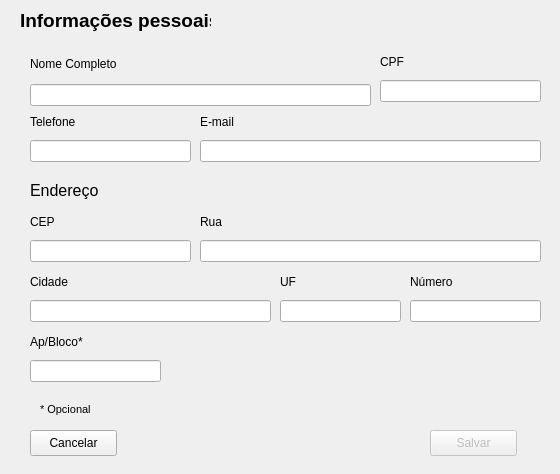
<?xml version="1.0" encoding="UTF-8"?>
<ui version="4.0">
 <class>AddClient</class>
 <widget class="QDialog" name="AddClient">
  <property name="geometry">
   <rect>
    <x>0</x>
    <y>0</y>
    <width>560</width>
    <height>474</height>
   </rect>
  </property>
  <property name="windowTitle">
   <string>Dialog</string>
  </property>
  <widget class="QWidget" name="layoutWidget">
   <property name="geometry">
    <rect>
     <x>30</x>
     <y>110</y>
     <width>161</width>
     <height>52</height>
    </rect>
   </property>
   <layout class="QVBoxLayout" name="verticalLayout_3">
    <item>
     <widget class="QLabel" name="label_phone">
      <property name="text">
       <string>Telefone</string>
      </property>
     </widget>
    </item>
    <item>
     <widget class="QLineEdit" name="phone"/>
    </item>
   </layout>
  </widget>
  <widget class="QWidget" name="layoutWidget_2">
   <property name="geometry">
    <rect>
     <x>200</x>
     <y>110</y>
     <width>341</width>
     <height>52</height>
    </rect>
   </property>
   <layout class="QVBoxLayout" name="verticalLayout_4">
    <item>
     <widget class="QLabel" name="label_email">
      <property name="text">
       <string>E-mail</string>
      </property>
     </widget>
    </item>
    <item>
     <widget class="QLineEdit" name="email"/>
    </item>
   </layout>
  </widget>
  <widget class="QLabel" name="label_5">
   <property name="geometry">
    <rect>
     <x>20</x>
     <y>10</y>
     <width>191</width>
     <height>21</height>
    </rect>
   </property>
   <property name="font">
    <font>
     <pointsize>14</pointsize>
     <bold>true</bold>
    </font>
   </property>
   <property name="text">
    <string>Informações pessoais</string>
   </property>
  </widget>
  <widget class="QLabel" name="label_6">
   <property name="geometry">
    <rect>
     <x>30</x>
     <y>180</y>
     <width>71</width>
     <height>21</height>
    </rect>
   </property>
   <property name="font">
    <font>
     <pointsize>12</pointsize>
     <italic>false</italic>
    </font>
   </property>
   <property name="text">
    <string>Endereço</string>
   </property>
  </widget>
  <widget class="QWidget" name="layoutWidget_3">
   <property name="geometry">
    <rect>
     <x>30</x>
     <y>210</y>
     <width>161</width>
     <height>52</height>
    </rect>
   </property>
   <layout class="QVBoxLayout" name="verticalLayout_5">
    <item>
     <widget class="QLabel" name="label_cep">
      <property name="text">
       <string>CEP</string>
      </property>
     </widget>
    </item>
    <item>
     <widget class="QLineEdit" name="address_cep"/>
    </item>
   </layout>
  </widget>
  <widget class="QWidget" name="layoutWidget_4">
   <property name="geometry">
    <rect>
     <x>200</x>
     <y>210</y>
     <width>341</width>
     <height>52</height>
    </rect>
   </property>
   <layout class="QVBoxLayout" name="verticalLayout_6">
    <item>
     <widget class="QLabel" name="label_street">
      <property name="text">
       <string>Rua</string>
      </property>
     </widget>
    </item>
    <item>
     <widget class="QLineEdit" name="address_street"/>
    </item>
   </layout>
  </widget>
  <widget class="QWidget" name="layoutWidget_5">
   <property name="geometry">
    <rect>
     <x>30</x>
     <y>270</y>
     <width>241</width>
     <height>52</height>
    </rect>
   </property>
   <layout class="QVBoxLayout" name="verticalLayout_7">
    <item>
     <widget class="QLabel" name="label_city">
      <property name="text">
       <string>Cidade</string>
      </property>
     </widget>
    </item>
    <item>
     <widget class="QLineEdit" name="address_city"/>
    </item>
   </layout>
  </widget>
  <widget class="QWidget" name="layoutWidget_6">
   <property name="geometry">
    <rect>
     <x>280</x>
     <y>270</y>
     <width>121</width>
     <height>52</height>
    </rect>
   </property>
   <layout class="QVBoxLayout" name="verticalLayout_8">
    <item>
     <widget class="QLabel" name="label_uf">
      <property name="text">
       <string>UF</string>
      </property>
     </widget>
    </item>
    <item>
     <widget class="QLineEdit" name="address_uf"/>
    </item>
   </layout>
  </widget>
  <widget class="QWidget" name="layoutWidget_7">
   <property name="geometry">
    <rect>
     <x>410</x>
     <y>270</y>
     <width>131</width>
     <height>52</height>
    </rect>
   </property>
   <layout class="QVBoxLayout" name="verticalLayout_9">
    <item>
     <widget class="QLabel" name="label_address_number">
      <property name="text">
       <string>Número</string>
      </property>
     </widget>
    </item>
    <item>
     <widget class="QLineEdit" name="address_number"/>
    </item>
   </layout>
  </widget>
  <widget class="QWidget" name="layoutWidget_8">
   <property name="geometry">
    <rect>
     <x>30</x>
     <y>330</y>
     <width>131</width>
     <height>52</height>
    </rect>
   </property>
   <layout class="QVBoxLayout" name="verticalLayout_10">
    <item>
     <widget class="QLabel" name="label_complement">
      <property name="text">
       <string>Ap/Bloco*</string>
      </property>
     </widget>
    </item>
    <item>
     <widget class="QLineEdit" name="address_optional"/>
    </item>
   </layout>
  </widget>
  <widget class="QPushButton" name="button_save">
   <property name="enabled">
    <bool>false</bool>
   </property>
   <property name="geometry">
    <rect>
     <x>430</x>
     <y>430</y>
     <width>87</width>
     <height>26</height>
    </rect>
   </property>
   <property name="cursor">
    <cursorShape>PointingHandCursor</cursorShape>
   </property>
   <property name="text">
    <string>Salvar</string>
   </property>
  </widget>
  <widget class="QPushButton" name="button_cancel">
   <property name="geometry">
    <rect>
     <x>30</x>
     <y>430</y>
     <width>87</width>
     <height>26</height>
    </rect>
   </property>
   <property name="text">
    <string>Cancelar</string>
   </property>
  </widget>
  <widget class="QLabel" name="label_13">
   <property name="geometry">
    <rect>
     <x>40</x>
     <y>400</y>
     <width>71</width>
     <height>18</height>
    </rect>
   </property>
   <property name="font">
    <font>
     <pointsize>8</pointsize>
    </font>
   </property>
   <property name="text">
    <string>* Opcional</string>
   </property>
  </widget>
  <widget class="QWidget" name="layoutWidget">
   <property name="geometry">
    <rect>
     <x>30</x>
     <y>50</y>
     <width>341</width>
     <height>56</height>
    </rect>
   </property>
   <layout class="QVBoxLayout" name="verticalLayout">
    <item>
     <widget class="QLabel" name="label_name">
      <property name="autoFillBackground">
       <bool>true</bool>
      </property>
      <property name="frameShape">
       <enum>QFrame::NoFrame</enum>
      </property>
      <property name="frameShadow">
       <enum>QFrame::Plain</enum>
      </property>
      <property name="text">
       <string>Nome Completo</string>
      </property>
     </widget>
    </item>
    <item>
     <widget class="QLineEdit" name="name"/>
    </item>
   </layout>
  </widget>
  <widget class="QWidget" name="layoutWidget">
   <property name="geometry">
    <rect>
     <x>380</x>
     <y>50</y>
     <width>161</width>
     <height>52</height>
    </rect>
   </property>
   <layout class="QVBoxLayout" name="verticalLayout_2">
    <item>
     <widget class="QLabel" name="label_cpf">
      <property name="text">
       <string>CPF</string>
      </property>
     </widget>
    </item>
    <item>
     <widget class="QLineEdit" name="cpf"/>
    </item>
   </layout>
  </widget>
 </widget>
 <resources/>
 <connections>
  <connection>
   <sender>button_cancel</sender>
   <signal>clicked()</signal>
   <receiver>AddClient</receiver>
   <slot>reject()</slot>
   <hints>
    <hint type="sourcelabel">
     <x>106</x>
     <y>445</y>
    </hint>
    <hint type="destinationlabel">
     <x>177</x>
     <y>438</y>
    </hint>
   </hints>
  </connection>
 </connections>
</ui>
